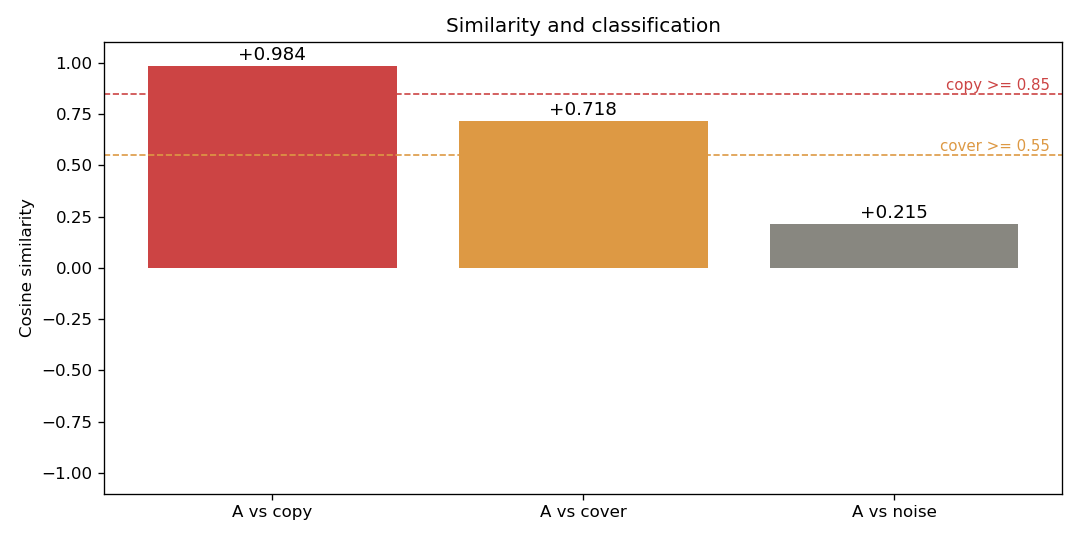

The script that saved this image:
"""
阶段 4 · 自动分类（给项目装"裁判大脑"）
思路：
  1) 用阶段3的指纹 + 余弦相似度，算出两首歌的相似分数 sim (范围 -1 ~ 1)
  2) 按阈值自动判类：
       sim >= 0.85  -> 搬运 (copy / plagiarism)   几乎一模一样
       0.55 <= sim < 0.85 -> 翻唱 (cover)         同一首歌的不同演绎
       sim < 0.55   -> 不相关 (unrelated)         完全不同的歌
运行：在 (music) 环境，cd 到项目目录，python stage4_classify.py
说明：若同目录有 song1.mp3 / song2.mp3 就比这两首并判类；否则自动演示
      copy / cover / unrelated 三个场景。
"""

import os
import numpy as np
import librosa
import librosa.display
import matplotlib.pyplot as plt
import soundfile as sf

AUDIO1 = "song1.mp3"
AUDIO2 = "song2.mp3"

# 分类阈值（来自项目指导）
TH_COPY = 0.85      # >= 0.85 判搬运
TH_COVER = 0.55     # 0.55~0.85 判翻唱；< 0.55 判不相关


def make_tone(path, freqs, sr=22050, duration=5.0):
    """生成一段由若干音符组成的旋律，存成 wav"""
    t = np.linspace(0, duration, int(sr * duration), endpoint=False)
    seg = len(t) // len(freqs)
    y = np.zeros_like(t)
    for i, f in enumerate(freqs):
        s = slice(i * seg, (i + 1) * seg)
        y[s] = 0.5 * np.sin(2 * np.pi * f * t[s]) * np.hanning(seg)
    sf.write(path, y.astype(np.float32), sr)


def fingerprint(path):
    """把一首歌变成固定长度指纹向量。

    关键设计（经过调参验证）：
      - 去掉 MFCC 第 0 维（log-energy），否则相似度几乎只比"响度"，
        会淹没音高/音色差异（详见开发笔记 / 论文 Limitations）。
      - MFCC 块与 Chroma 块各自归一化到单位范数，避免某一块主导余弦相似度。
    返回 24 维向量 = (MFCC 1..12 均值) + (Chroma 12 维均值)。
    """
    y, sr = librosa.load(path, sr=22050)
    mfcc = librosa.feature.mfcc(y=y, sr=sr, n_mfcc=13)
    chroma = librosa.feature.chroma_stft(y=y, sr=sr)
    mf = mfcc[1:, :].mean(axis=1)
    ch = chroma.mean(axis=1)
    mf = mf / (np.linalg.norm(mf) + 1e-9)
    ch = ch / (np.linalg.norm(ch) + 1e-9)
    return np.concatenate([mf, ch])


def cosine_sim(a, b):
    """余弦相似度：1=完全一样，-1=完全相反，0=不相关"""
    return float(np.dot(a, b) / (np.linalg.norm(a) * np.linalg.norm(b)))


def classify(sim):
    """按阈值返回类别标签（英文，论文可用）"""
    if sim >= TH_COPY:
        return "copy (搬运)"
    elif sim >= TH_COVER:
        return "cover (翻唱)"
    else:
        return "unrelated (不相关)"


def main():
    if os.path.exists(AUDIO1) and os.path.exists(AUDIO2):
        # —— 真实模式 ——
        fa = fingerprint(AUDIO1)
        fb = fingerprint(AUDIO2)
        sim = cosine_sim(fa, fb)
        print(f"✅ Compare {AUDIO1} vs {AUDIO2}")
        print(f"   similarity = {sim:.3f}  ->  {classify(sim)}")
        labels = [f"{AUDIO1}\nvs\n{AUDIO2}"]
        vals = [sim]
        colors = ["#cc4444"]
    else:
        # —— 演示模式：造三个场景，验证分类逻辑 ——
        print("⚠️ No song1.mp3 / song2.mp3 found, demo mode…")
        # 原曲 A
        make_tone("demo_A.wav", [440, 494, 523, 587, 659])

        # 场景1：搬运 = 原曲加一点噪声（几乎一模一样）
        y, sr = librosa.load("demo_A.wav", sr=22050)
        y_copy = y + 0.02 * np.random.randn(len(y))
        sf.write("demo_copy.wav", y_copy.astype(np.float32), sr)

        # 场景2：翻唱 = 原曲升 3 个半音（同一首歌的不同调式演绎）
        # 用改进后的指纹，此变换稳定落在 0.55~0.85 的"翻唱"区间
        y_cover = librosa.effects.pitch_shift(y, sr=sr, n_steps=3)
        sf.write("demo_cover.wav", y_cover.astype(np.float32), sr)

        # 场景3：不相关 = 白噪声
        sf.write("demo_noise.wav",
                 (0.3 * np.random.randn(int(sr * 5))).astype(np.float32), sr)

        sim_copy = cosine_sim(fingerprint("demo_A.wav"), fingerprint("demo_copy.wav"))
        sim_cover = cosine_sim(fingerprint("demo_A.wav"), fingerprint("demo_cover.wav"))
        sim_noise = cosine_sim(fingerprint("demo_A.wav"), fingerprint("demo_noise.wav"))

        rows = [
            ("A vs copy", sim_copy),
            ("A vs cover", sim_cover),
            ("A vs noise", sim_noise),
        ]
        for name, s in rows:
            print(f"   {name:28s} sim = {s:+.3f}  ->  {classify(s)}")

        labels = [r[0] for r in rows]
        vals = [r[1] for r in rows]
        # 按类别上色：搬运红、翻唱橙、不相关灰
        colors = ["#cc4444" if v >= TH_COPY else
                  "#dd9944" if v >= TH_COVER else "#888780" for v in vals]

    # 画柱状图（论文级：英文标签 + 完整 y 轴）
    plt.figure(figsize=(9, 4.5))
    bars = plt.bar(labels, vals, color=colors)
    plt.axhline(TH_COPY, color="#cc4444", ls="--", lw=1)
    plt.axhline(TH_COVER, color="#dd9944", ls="--", lw=1)
    plt.text(len(vals) - 0.5, TH_COPY + 0.02, "copy >= 0.85", color="#cc4444", fontsize=9, ha="right")
    plt.text(len(vals) - 0.5, TH_COVER + 0.02, "cover >= 0.55", color="#dd9944", fontsize=9, ha="right")
    plt.ylim(-1.1, 1.1)
    plt.ylabel("Cosine similarity")
    plt.title("Similarity and classification")
    for b, v in zip(bars, vals):
        plt.text(b.get_x() + b.get_width() / 2, v + (0.03 if v >= 0 else -0.06),
                 f"{v:+.3f}", ha="center", fontsize=11)
    plt.tight_layout()
    plt.savefig("stage4_classify.png", dpi=120)
    plt.show()
    print("✅ Saved stage4_classify.png")


if __name__ == "__main__":
    main()
